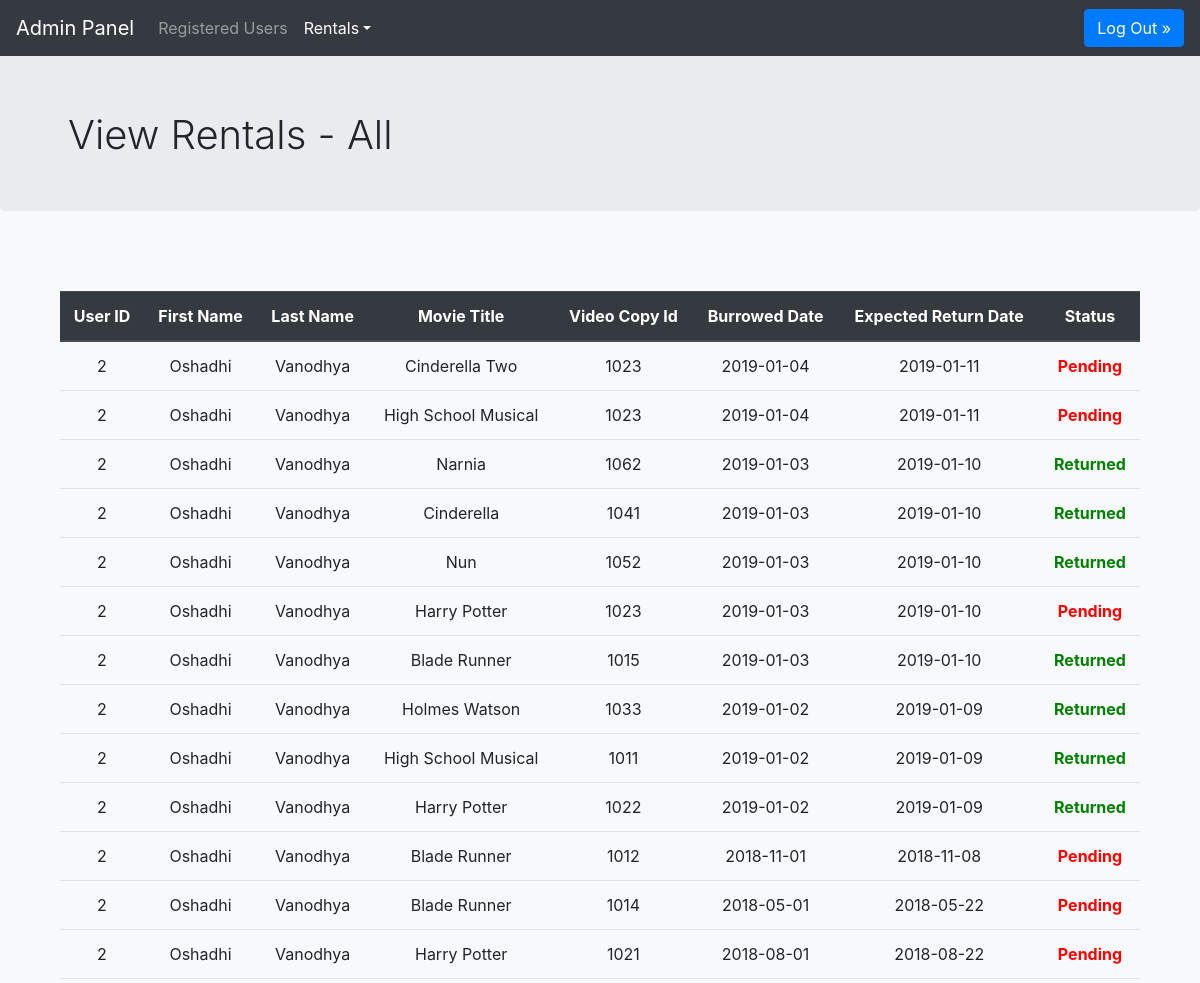
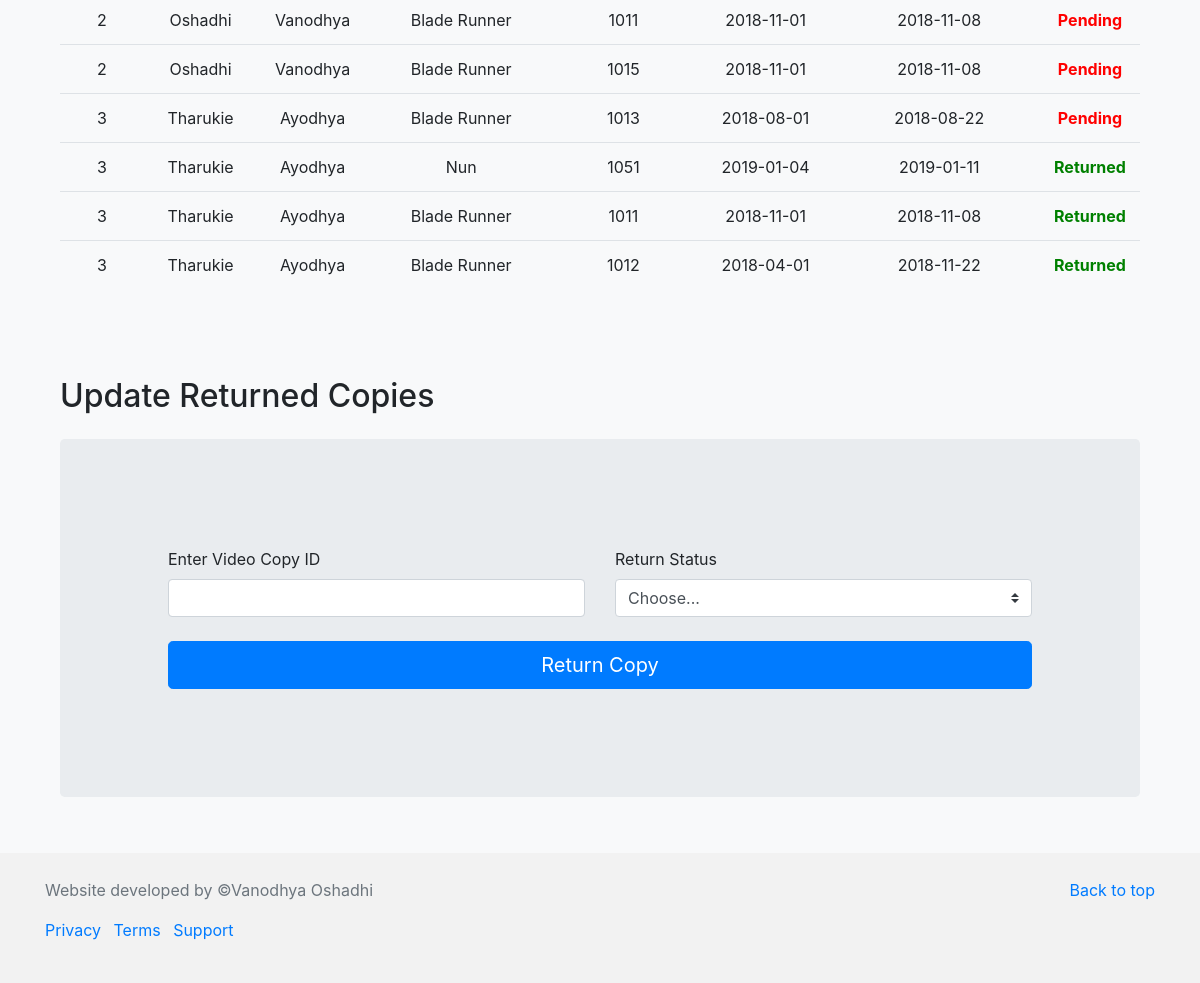
The app's page /rentalsall.php with its own data (2 pictures, top to bottom).
### tables this page shows
CREATE TABLE `rental` (
  `rental_id` int(5) NOT NULL,
  `users_id` int(5) NOT NULL,
  `videoCopy_id` int(5) NOT NULL,
  `movie_id` int(5) NOT NULL,
  `burrowedDate` date NOT NULL,
  `expectedReturnDate` date NOT NULL,
  `isReturned` tinyint(1) NOT NULL DEFAULT '0'
);

CREATE TABLE `users` (
  `users_id` int(5) NOT NULL,
  `username` varchar(30) NOT NULL,
  `password` varchar(30) NOT NULL,
  `firstName` char(100) NOT NULL,
  `lastName` char(100) DEFAULT NULL,
  `email` varchar(30) NOT NULL,
  `DOB` date DEFAULT NULL,
  `phoneNumber` int(10) NOT NULL,
  `address` char(35) NOT NULL,
  `country` varchar(15) NOT NULL,
  `state` varchar(15) NOT NULL,
  `zip` varchar(5) DEFAULT NULL,
  `isMember` tinyint(1) DEFAULT '1',
  `isAdmin` tinyint(1) DEFAULT '0'
);

CREATE TABLE `moviecollection` (
  `movie_id` int(5) NOT NULL,
  `moviePoster` varchar(50) NOT NULL,
  `movieTitle` varchar(25) NOT NULL,
  `year` int(4) NOT NULL,
  `genre` varchar(10) NOT NULL,
  `language` varchar(10) NOT NULL,
  `movieCertificate` char(125) DEFAULT NULL,
  `rating` int(1) NOT NULL,
  `qtyAvailable` int(1) NOT NULL DEFAULT '5',
  `qtyRented` int(1) NOT NULL DEFAULT '0'
);

### database.php (called while the page is built, shortened)
<?php
	class MySQLDatabase{
    private $connection;
    public function open_connection() {
        $this->connection = mysqli_connect(DB_SERVER, DB_USERNAME, DB_PASSWORD, DB_DATABASE);
    }
    public function query($sql){
        $result = mysqli_query($this->connection, $sql);
        return $result;
    }
    }
 $database = new MySQLDatabase();
?>

### class.Rental.php (the view, shortened to what this page needs)
<?php
require_once ("database.php");
class Rental{
	public function viewrentalsall() {
		global $database;
		$sql5 = "SELECT rental.users_id,users.firstName,users.lastName,moviecollection.movieTitle,rental.videoCopy_id,rental.burrowedDate,rental.expectedReturnDate,rental.isReturned FROM rental INNER JOIN users on users.users_id=rental.users_id INNER JOIN moviecollection on moviecollection.movie_id=rental.movie_id order by users_id";
		$result =  $database->query($sql5);
		if ($result->num_rows > 0) {
			while($row = $result->fetch_assoc()) {
				echo "<tr>";
				echo "<td>". $row["users_id"]."</td>";
				echo "<td>". $row["firstName"]."</td>";
				echo "<td>". $row["lastName"]."</td>";
				echo "<td>". $row["movieTitle"]."</td>";
				echo "<td>". $row["videoCopy_id"]."</td>";
				echo "<td>". $row["burrowedDate"]."</td>";
				echo "<td>". $row["expectedReturnDate"]."</td>";
				echo "<td>";
				switch ($row["isReturned"])
				{
					case 1 :
					echo "<b style='color:green';>Returned</b>";
					break;
					case 0 :
					echo "<b style='color:red';>Pending</b>";
				}
				echo "</td>";
				echo "</tr>";
			}
		} else {
			echo "No requests";
		}
	}
}

### rentalsall.php (shortened to what this page needs)
<!DOCTYPE html>
<html lang="en">
<head>
  <link rel="stylesheet" href="https://stackpath.bootstrapcdn.com/bootstrap/4.2.1/css/bootstrap.min.css">
</head>
<body id="myPage" data-target=".navbar" data-offset="60" class="bg-light">
 <nav class="navbar fixed-top navbar-expand-lg navbar-dark bg-dark">
  <a class="navbar-brand" href="#">Admin Panel</a>
  <div class="collapse navbar-collapse" id="navbarTogglerDemo02">
    <ul class="navbar-nav mr-auto ">
      <li class="nav-item">
        <a class="nav-link" href="viewregisteredusers.php">Registered Users
          <span class="sr-only">(current)</span></a>
        </li>
        <li class="nav-item dropdown active">
          <a class="nav-link dropdown-toggle" data-toggle="dropdown" href="#" role="button" aria-haspopup="true" aria-expanded="false">Rentals</a>
        </li>
      </ul>
      <a class="btn btn-primary btn-xs" href="../logout.php" role="button">Log Out »</a>
    </div>
  </nav>
  <br><br>
  <div class="jumbotron" style="padding: 63px 0px 20px 68px;">
    <div class="" style="padding-left: 5px,padding-right:5px;">
      <h5 class="display-4" style="font-size: 2.5rem;">View Rentals - All</h5><br>
    </div>
  </div>
  <div class="container" >
    <div class= "col-md-12 order-md-2" >
     <div id="id01" class="album py-5 text-center">
      <table class="table table-hover" >
        <thead class="thead-dark">
          <tr>
            <th>User ID</th>
            <th>First Name</th>
            <th>Last Name</th>
            <th>Movie Title</th>
            <th>Video Copy Id</th>
            <th>Burrowed Date</th>
            <th>Expected Return Date</th>
            <th>Status</th>
          </tr>
        </thead>
        <tbody>
          <?php
          include_once 'class.Users.php';
          include_once 'class.Rental.php';
          $rental = new Rental();
          $viewrentalsall = $rental->viewrentalsall();
          echo "</tbody></table>";
          ?>
        </div>
      </div>
      <div class="py-4 text-left">
        <div class="">
          <div class="col-md-12 order-md-1">
            <h2 class="d-flex justify-content-between align-items-center mb-4">Update Returned Copies </h2>
            <div class="jumbotron" style="padding: 10% 10%;">
              <form class="" action="" method="post" name="markreturn">
                <div class="row">
                  <div class="col-md-6 mb-4">
                    <label for="videoCopy_id">Enter Video Copy ID</label>
                    <input type="text" class="form-control" id="videoCopy_id" name="videoCopy_id" placeholder="" value="" required>
                  </div>
                  <div class="col-md-6 mb-3">
                    <label for="isReturned">Return Status</label>
                    <select class="custom-select d-block w-100" id="isReturned" name="isReturned" required>
                      <option value="">Choose...</option>
                    </select>
                  </div>
                </div>
                <button class="btn btn-primary btn-lg btn-block" type="submit" name="submit">Return Copy</button>
              </form>
            </div>
          </div>
        </div>
      </div>
    </div>
    <div id="footer">
      <?php include'footer.php';?>
    </div>
  </body>
  </html>

### footer.php
<footer class="text-muted">
  <div class="container">
    <p class="float-right">
      <a href="#">Back to top</a>
    </p>
    <p>Website developed by ©Vanodhya Oshadhi</p>
   <ul class="list-inline">
      <li class="list-inline-item"><a href="#">Privacy</a></li>
      <li class="list-inline-item"><a href="#">Terms</a></li>
      <li class="list-inline-item"><a href="#">Support</a></li>
    </ul>
  </div>
</footer>

### rentalsall.php (style rules this page uses)
.navbar { margin-bottom: 0; border-radius: 0; }
footer { background-color: #f2f2f2; padding: 25px; }
.jumbotron { padding: 215px 0px; }

### records on screen
rental: users "2", users.firstName "Oshadhi", users.lastName "Vanodhya", movie.movieTitle "Cinderella Two", videoCopy "1023", burrowedDate "2019-01-04", expectedReturnDate "2019-01-11", isReturned "Pending"
rental: users "2", users.firstName "Oshadhi", users.lastName "Vanodhya", movie.movieTitle "High School Musical", videoCopy "1023", burrowedDate "2019-01-04", expectedReturnDate "2019-01-11", isReturned "Pending"
rental: users "2", users.firstName "Oshadhi", users.lastName "Vanodhya", movie.movieTitle "Narnia", videoCopy "1062", burrowedDate "2019-01-03", expectedReturnDate "2019-01-10", isReturned "Returned"
rental: users "2", users.firstName "Oshadhi", users.lastName "Vanodhya", movie.movieTitle "Cinderella", videoCopy "1041", burrowedDate "2019-01-03", expectedReturnDate "2019-01-10", isReturned "Returned"
rental: users "2", users.firstName "Oshadhi", users.lastName "Vanodhya", movie.movieTitle "Nun", videoCopy "1052", burrowedDate "2019-01-03", expectedReturnDate "2019-01-10", isReturned "Returned"
rental: users "2", users.firstName "Oshadhi", users.lastName "Vanodhya", movie.movieTitle "Harry Potter", videoCopy "1023", burrowedDate "2019-01-03", expectedReturnDate "2019-01-10", isReturned "Pending"
rental: users "2", users.firstName "Oshadhi", users.lastName "Vanodhya", movie.movieTitle "Blade Runner", videoCopy "1015", burrowedDate "2019-01-03", expectedReturnDate "2019-01-10", isReturned "Returned"
rental: users "2", users.firstName "Oshadhi", users.lastName "Vanodhya", movie.movieTitle "Holmes Watson", videoCopy "1033", burrowedDate "2019-01-02", expectedReturnDate "2019-01-09", isReturned "Returned"
rental: users "2", users.firstName "Oshadhi", users.lastName "Vanodhya", movie.movieTitle "High School Musical", videoCopy "1011", burrowedDate "2019-01-02", expectedReturnDate "2019-01-09", isReturned "Returned"
rental: users "2", users.firstName "Oshadhi", users.lastName "Vanodhya", movie.movieTitle "Harry Potter", videoCopy "1022", burrowedDate "2019-01-02", expectedReturnDate "2019-01-09", isReturned "Returned"
rental: users "2", users.firstName "Oshadhi", users.lastName "Vanodhya", movie.movieTitle "Blade Runner", videoCopy "1012", burrowedDate "2018-11-01", expectedReturnDate "2018-11-08", isReturned "Pending"
rental: users "2", users.firstName "Oshadhi", users.lastName "Vanodhya", movie.movieTitle "Blade Runner", videoCopy "1014", burrowedDate "2018-05-01", expectedReturnDate "2018-05-22", isReturned "Pending"
rental: users "2", users.firstName "Oshadhi", users.lastName "Vanodhya", movie.movieTitle "Harry Potter", videoCopy "1021", burrowedDate "2018-08-01", expectedReturnDate "2018-08-22", isReturned "Pending"
rental: users "2", users.firstName "Oshadhi", users.lastName "Vanodhya", movie.movieTitle "Blade Runner", videoCopy "1011", burrowedDate "2018-11-01", expectedReturnDate "2018-11-08", isReturned "Pending"
rental: users "2", users.firstName "Oshadhi", users.lastName "Vanodhya", movie.movieTitle "Blade Runner", videoCopy "1015", burrowedDate "2018-11-01", expectedReturnDate "2018-11-08", isReturned "Pending"
rental: users "3", users.firstName "Tharukie", users.lastName "Ayodhya", movie.movieTitle "Blade Runner", videoCopy "1013", burrowedDate "2018-08-01", expectedReturnDate "2018-08-22", isReturned "Pending"
rental: users "3", users.firstName "Tharukie", users.lastName "Ayodhya", movie.movieTitle "Nun", videoCopy "1051", burrowedDate "2019-01-04", expectedReturnDate "2019-01-11", isReturned "Returned"
rental: users "3", users.firstName "Tharukie", users.lastName "Ayodhya", movie.movieTitle "Blade Runner", videoCopy "1011", burrowedDate "2018-11-01", expectedReturnDate "2018-11-08", isReturned "Returned"
rental: users "3", users.firstName "Tharukie", users.lastName "Ayodhya", movie.movieTitle "Blade Runner", videoCopy "1012", burrowedDate "2018-04-01", expectedReturnDate "2018-11-22", isReturned "Returned"
